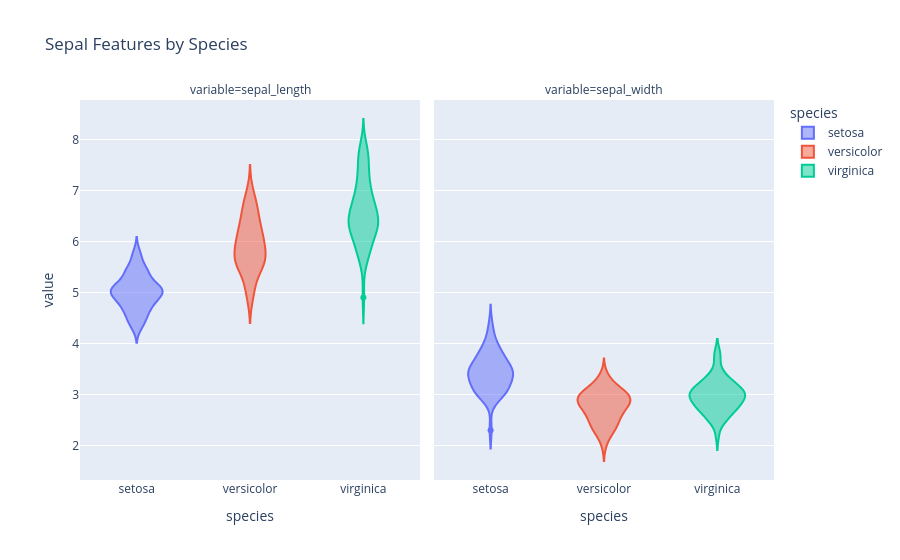

The notebook cell this image was saved under:
### Markdown cell above
**Sepal Features by Species**

- Provides a violin for sepal length and width
- Outliers exist in several features
- **Note**: sepal length is identical to the above

### Code cell
px.violin(sepal_df, x="species", y="value", 
            facet_col="variable", color="species",
            title="Sepal Features by Species")

### Figure 1 — Plotly figure (JSON) as saved in the notebook; plotly's stock layout.template omitted (floating-point values rounded to 4 significant figures)
{"data": [{"alignmentgroup": "True", "box": {"visible": false}, "hovertemplate": "species=%{x}<br>variable=sepal_length<br>value=%{y}<extra></extra>", "legendgroup": "setosa", "marker": {"color": "#636efa"}, "name": "setosa", "offsetgroup": "setosa", "orientation": "v", "scalegroup": "True", "showlegend": true, "type": "violin", "x": ["setosa", "setosa", "setosa", "setosa", "setosa", "setosa", "setosa", "setosa", "setosa", "setosa", "setosa", "setosa", "setosa", "setosa", "setosa", "setosa", "setosa", "setosa", "setosa", "setosa", "setosa", "setosa", "setosa", "setosa", "setosa", "setosa", "setosa", "setosa", "setosa", "setosa", "setosa", "setosa", "setosa", "setosa", "setosa", "setosa", "setosa", "setosa", "setosa", "setosa", "setosa", "setosa", "setosa", "setosa", "setosa", "setosa", "setosa", "setosa", "setosa", "setosa"], "x0": " ", "xaxis": "x", "y": [5.1, 4.9, 4.7, 4.6, 5.0, 5.4, 4.6, 5.0, 4.4, 4.9, 5.4, 4.8, 4.8, 4.3, 5.8, 5.7, 5.4, 5.1, 5.7, 5.1, 5.4, 5.1, 4.6, 5.1, 4.8, 5.0, 5.0, 5.2, 5.2, 4.7, 4.8, 5.4, 5.2, 5.5, 4.9, 5.0, 5.5, 4.9, 4.4, 5.1, 5.0, 4.5, 4.4, 5.0, 5.1, 4.8, 5.1, 4.6, 5.3, 5.0], "y0": " ", "yaxis": "y"}, {"alignmentgroup": "True", "box": {"visible": false}, "hovertemplate": "species=%{x}<br>variable=sepal_width<br>value=%{y}<extra></extra>", "legendgroup": "setosa", "marker": {"color": "#636efa"}, "name": "setosa", "offsetgroup": "setosa", "orientation": "v", "scalegroup": "True", "showlegend": false, "type": "violin", "x": ["setosa", "setosa", "setosa", "setosa", "setosa", "setosa", "setosa", "setosa", "setosa", "setosa", "setosa", "setosa", "setosa", "setosa", "setosa", "setosa", "setosa", "setosa", "setosa", "setosa", "setosa", "setosa", "setosa", "setosa", "setosa", "setosa", "setosa", "setosa", "setosa", "setosa", "setosa", "setosa", "setosa", "setosa", "setosa", "setosa", "setosa", "setosa", "setosa", "setosa", "setosa", "setosa", "setosa", "setosa", "setosa", "setosa", "setosa", "setosa", "setosa", "setosa"], "x0": " ", "xaxis": "x2", "y": [3.5, 3.0, 3.2, 3.1, 3.6, 3.9, 3.4, 3.4, 2.9, 3.1, 3.7, 3.4, 3.0, 3.0, 4.0, 4.4, 3.9, 3.5, 3.8, 3.8, 3.4, 3.7, 3.6, 3.3, 3.4, 3.0, 3.4, 3.5, 3.4, 3.2, 3.1, 3.4, 4.1, 4.2, 3.1, 3.2, 3.5, 3.6, 3.0, 3.4, 3.5, 2.3, 3.2, 3.5, 3.8, 3.0, 3.8, 3.2, 3.7, 3.3], "y0": " ", "yaxis": "y2"}, {"alignmentgroup": "True", "box": {"visible": false}, "hovertemplate": "species=%{x}<br>variable=sepal_length<br>value=%{y}<extra></extra>", "legendgroup": "versicolor", "marker": {"color": "#EF553B"}, "name": "versicolor", "offsetgroup": "versicolor", "orientation": "v", "scalegroup": "True", "showlegend": true, "type": "violin", "x": ["versicolor", "versicolor", "versicolor", "versicolor", "versicolor", "versicolor", "versicolor", "versicolor", "versicolor", "versicolor", "versicolor", "versicolor", "versicolor", "versicolor", "versicolor", "versicolor", "versicolor", "versicolor", "versicolor", "versicolor", "versicolor", "versicolor", "versicolor", "versicolor", "versicolor", "versicolor", "versicolor", "versicolor", "versicolor", "versicolor", "versicolor", "versicolor", "versicolor", "versicolor", "versicolor", "versicolor", "versicolor", "versicolor", "versicolor", "versicolor", "versicolor", "versicolor", "versicolor", "versicolor", "versicolor", "versicolor", "versicolor", "versicolor", "versicolor", "versicolor"], "x0": " ", "xaxis": "x", "y": [7.0, 6.4, 6.9, 5.5, 6.5, 5.7, 6.3, 4.9, 6.6, 5.2, 5.0, 5.9, 6.0, 6.1, 5.6, 6.7, 5.6, 5.8, 6.2, 5.6, 5.9, 6.1, 6.3, 6.1, 6.4, 6.6, 6.8, 6.7, 6.0, 5.7, 5.5, 5.5, 5.8, 6.0, 5.4, 6.0, 6.7, 6.3, 5.6, 5.5, 5.5, 6.1, 5.8, 5.0, 5.6, 5.7, 5.7, 6.2, 5.1, 5.7], "y0": " ", "yaxis": "y"}, {"alignmentgroup": "True", "box": {"visible": false}, "hovertemplate": "species=%{x}<br>variable=sepal_width<br>value=%{y}<extra></extra>", "legendgroup": "versicolor", "marker": {"color": "#EF553B"}, "name": "versicolor", "offsetgroup": "versicolor", "orientation": "v", "scalegroup": "True", "showlegend": false, "type": "violin", "x": ["versicolor", "versicolor", "versicolor", "versicolor", "versicolor", "versicolor", "versicolor", "versicolor", "versicolor", "versicolor", "versicolor", "versicolor", "versicolor", "versicolor", "versicolor", "versicolor", "versicolor", "versicolor", "versicolor", "versicolor", "versicolor", "versicolor", "versicolor", "versicolor", "versicolor", "versicolor", "versicolor", "versicolor", "versicolor", "versicolor", "versicolor", "versicolor", "versicolor", "versicolor", "versicolor", "versicolor", "versicolor", "versicolor", "versicolor", "versicolor", "versicolor", "versicolor", "versicolor", "versicolor", "versicolor", "versicolor", "versicolor", "versicolor", "versicolor", "versicolor"], "x0": " ", "xaxis": "x2", "y": [3.2, 3.2, 3.1, 2.3, 2.8, 2.8, 3.3, 2.4, 2.9, 2.7, 2.0, 3.0, 2.2, 2.9, 2.9, 3.1, 3.0, 2.7, 2.2, 2.5, 3.2, 2.8, 2.5, 2.8, 2.9, 3.0, 2.8, 3.0, 2.9, 2.6, 2.4, 2.4, 2.7, 2.7, 3.0, 3.4, 3.1, 2.3, 3.0, 2.5, 2.6, 3.0, 2.6, 2.3, 2.7, 3.0, 2.9, 2.9, 2.5, 2.8], "y0": " ", "yaxis": "y2"}, {"alignmentgroup": "True", "box": {"visible": false}, "hovertemplate": "species=%{x}<br>variable=sepal_length<br>value=%{y}<extra></extra>", "legendgroup": "virginica", "marker": {"color": "#00cc96"}, "name": "virginica", "offsetgroup": "virginica", "orientation": "v", "scalegroup": "True", "showlegend": true, "type": "violin", "x": ["virginica", "virginica", "virginica", "virginica", "virginica", "virginica", "virginica", "virginica", "virginica", "virginica", "virginica", "virginica", "virginica", "virginica", "virginica", "virginica", "virginica", "virginica", "virginica", "virginica", "virginica", "virginica", "virginica", "virginica", "virginica", "virginica", "virginica", "virginica", "virginica", "virginica", "virginica", "virginica", "virginica", "virginica", "virginica", "virginica", "virginica", "virginica", "virginica", "virginica", "virginica", "virginica", "virginica", "virginica", "virginica", "virginica", "virginica", "virginica", "virginica", "virginica"], "x0": " ", "xaxis": "x", "y": [6.3, 5.8, 7.1, 6.3, 6.5, 7.6, 4.9, 7.3, 6.7, 7.2, 6.5, 6.4, 6.8, 5.7, 5.8, 6.4, 6.5, 7.7, 7.7, 6.0, 6.9, 5.6, 7.7, 6.3, 6.7, 7.2, 6.2, 6.1, 6.4, 7.2, 7.4, 7.9, 6.4, 6.3, 6.1, 7.7, 6.3, 6.4, 6.0, 6.9, 6.7, 6.9, 5.8, 6.8, 6.7, 6.7, 6.3, 6.5, 6.2, 5.9], "y0": " ", "yaxis": "y"}, {"alignmentgroup": "True", "box": {"visible": false}, "hovertemplate": "species=%{x}<br>variable=sepal_width<br>value=%{y}<extra></extra>", "legendgroup": "virginica", "marker": {"color": "#00cc96"}, "name": "virginica", "offsetgroup": "virginica", "orientation": "v", "scalegroup": "True", "showlegend": false, "type": "violin", "x": ["virginica", "virginica", "virginica", "virginica", "virginica", "virginica", "virginica", "virginica", "virginica", "virginica", "virginica", "virginica", "virginica", "virginica", "virginica", "virginica", "virginica", "virginica", "virginica", "virginica", "virginica", "virginica", "virginica", "virginica", "virginica", "virginica", "virginica", "virginica", "virginica", "virginica", "virginica", "virginica", "virginica", "virginica", "virginica", "virginica", "virginica", "virginica", "virginica", "virginica", "virginica", "virginica", "virginica", "virginica", "virginica", "virginica", "virginica", "virginica", "virginica", "virginica"], "x0": " ", "xaxis": "x2", "y": [3.3, 2.7, 3.0, 2.9, 3.0, 3.0, 2.5, 2.9, 2.5, 3.6, 3.2, 2.7, 3.0, 2.5, 2.8, 3.2, 3.0, 3.8, 2.6, 2.2, 3.2, 2.8, 2.8, 2.7, 3.3, 3.2, 2.8, 3.0, 2.8, 3.0, 2.8, 3.8, 2.8, 2.8, 2.6, 3.0, 3.4, 3.1, 3.0, 3.1, 3.1, 3.1, 2.7, 3.2, 3.3, 3.0, 2.5, 3.0, 3.4, 3.0], "y0": " ", "yaxis": "y2"}], "layout": {"annotations": [{"font": {}, "showarrow": false, "text": "variable=sepal_length", "x": 0.245, "xanchor": "center", "xref": "paper", "y": 1, "yanchor": "bottom", "yref": "paper"}, {"font": {}, "showarrow": false, "text": "variable=sepal_width", "x": 0.755, "xanchor": "center", "xref": "paper", "y": 1, "yanchor": "bottom", "yref": "paper"}], "legend": {"title": {"text": "species"}, "tracegroupgap": 0}, "title": {"text": "Sepal Features by Species"}, "violinmode": "overlay", "xaxis": {"anchor": "y", "categoryarray": ["setosa", "versicolor", "virginica"], "categoryorder": "array", "domain": [0, 0.49], "title": {"text": "species"}}, "xaxis2": {"anchor": "y2", "categoryarray": ["setosa", "versicolor", "virginica"], "categoryorder": "array", "domain": [0.51, 1], "matches": "x", "title": {"text": "species"}}, "yaxis": {"anchor": "x", "domain": [0, 1], "title": {"text": "value"}}, "yaxis2": {"anchor": "x2", "domain": [0, 1], "matches": "y", "showticklabels": false}}}
